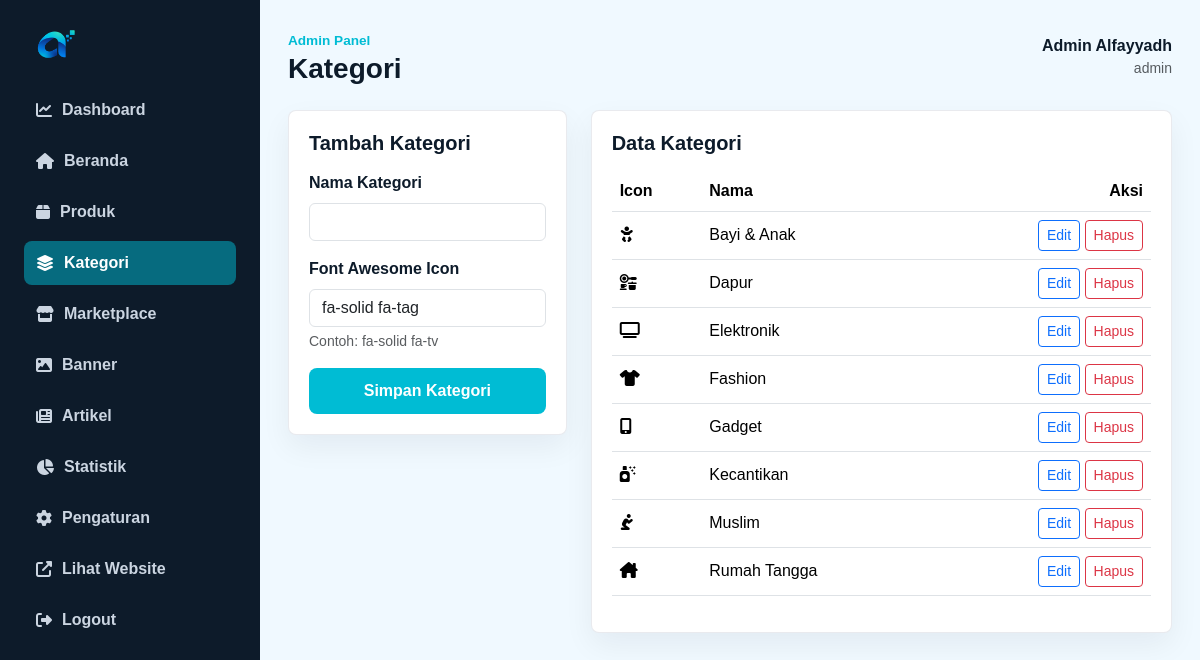
Screenshot of /admin/categories.php (signed in) with the database file from the repository.
### tables this page shows
CREATE TABLE categories (
    id INT AUTO_INCREMENT PRIMARY KEY,
    nama_kategori VARCHAR(100) NOT NULL,
    icon VARCHAR(100) NOT NULL
);

### includes/functions.php (called while the page is built, shortened)
<?php
require_once __DIR__ . '/db.php';
function e($value)
{
    return htmlspecialchars((string) $value, ENT_QUOTES, 'UTF-8');
}
function fetch_all($sql, $params = [])
{
    $stmt = db()->prepare($sql);
    $stmt->execute($params);
    return $stmt->fetchAll();
}
function get_categories()
{
    return fetch_all('SELECT * FROM categories ORDER BY nama_kategori ASC');
}
    ?>

### includes/db.php (called while the page is built, shortened)
<?php
require_once __DIR__ . '/config.php';
function db()
{
    static $pdo = null;
    $dsn = 'mysql:host=' . DB_HOST . ';dbname=' . DB_NAME . ';charset=' . DB_CHARSET;
    try {
        $pdo = new PDO($dsn, DB_USER, DB_PASS, [
            PDO::ATTR_ERRMODE => PDO::ERRMODE_EXCEPTION,
            PDO::ATTR_DEFAULT_FETCH_MODE => PDO::FETCH_ASSOC,
            PDO::ATTR_EMULATE_PREPARES => false,
        ]);
    } catch (PDOException $exception) {
        http_response_code(500);
        echo '<!doctype html><html lang="id"><head><meta charset="utf-8">';
        echo '<title>Koneksi database gagal</title>';
        echo '<link href="https://cdn.jsdelivr.net/npm/bootstrap@5.3.3/dist/css/bootstrap.min.css" rel="stylesheet">';
        echo '</head><body class="bg-light"><main class="container py-5">';
        echo '<div class="alert alert-danger shadow-sm"><h1 class="h4">Koneksi database gagal</h1>';
        echo '<p>Pastikan database <strong>alfayyadh_db</strong> sudah dibuat dan file SQL sudah di-import melalui phpMyAdmin.</p>';
        echo '<p class="mb-0 small text-muted">Detail: ' . htmlspecialchars($exception->getMessage(), ENT_QUOTES, 'UTF-8') . '</p></div>';
        echo '</main></body></html>';
        exit;
    }
    return $pdo;
}

### includes/config.php (called while the page is built, shortened)
<?php
function app_url($path = '') {
    return BASE_URL . ltrim($path, '/');
}

### admin/categories.php (the view, shortened to what this page needs)
<?php
$editId = isset($_GET['id']) ? (int) $_GET['id'] : 0;
$edit = $editId > 0 ? fetch_one('SELECT * FROM categories WHERE id = ?', [$editId]) : null;
$categories = get_categories();
require_once __DIR__ . '/includes/header.php';
?>
<div class="row g-4">
    <div class="col-lg-4">
        <form class="admin-card" method="post">
            <h2 class="h5 fw-bold mb-3"><?= $edit ? 'Edit Kategori' : 'Tambah Kategori' ?></h2>
            <div class="mb-3">
                <label class="form-label fw-bold" for="nama_kategori">Nama Kategori</label>
                <input id="nama_kategori" class="form-control" name="nama_kategori" value="<?= e($edit ? $edit['nama_kategori'] : '') ?>" required>
            </div>
            <div class="mb-3">
                <label class="form-label fw-bold" for="icon">Font Awesome Icon</label>
                <input id="icon" class="form-control" name="icon" value="<?= e($edit ? $edit['icon'] : 'fa-solid fa-tag') ?>" required>
                <div class="form-text">Contoh: fa-solid fa-tv</div>
            </div>
            <button class="btn btn-affiliate w-100" type="submit">Simpan Kategori</button>
        </form>
    </div>
    <div class="col-lg-8">
        <div class="admin-card">
            <h2 class="h5 fw-bold mb-3">Data Kategori</h2>
            <div class="table-responsive">
                <table class="table align-middle">
                    <thead><tr><th>Icon</th><th>Nama</th><th class="text-end">Aksi</th></tr></thead>
                    <tbody>
                        <?php foreach ($categories as $category) : ?>
                            <tr>
                                <td><i class="<?= e($category['icon']) ?>"></i></td>
                                <td><?= e($category['nama_kategori']) ?></td>
                                <td class="text-end">
                                    <a class="btn btn-sm btn-outline-primary" href="<?= e(app_url('admin/categories.php?id=' . (int) $category['id'])) ?>">Edit</a>
                                    <a class="btn btn-sm btn-outline-danger" data-confirm="Hapus kategori ini?" href="<?= e(app_url('admin/categories.php?delete=' . (int) $category['id'])) ?>">Hapus</a>
                                </td>
                            </tr>
                        <?php endforeach; ?>
                    </tbody>
                </table>
            </div>
        </div>
    </div>
</div>
<?php require_once __DIR__ . '/includes/footer.php'; ?>

### assets/css/style.css (style rules this page uses)
:root { --primary: #00bcd4; --primary-dark: #0097a7; --primary-light: #b2ebf2; --primary-rgb: 0, 188, 212; --secondary: #006994; --secondary-dark: #004d6b; --secondary-light: #e0f7fa; --accent: #00e5ff; --accent-dark: #00b8d4; --success: #10b981; --warning: #f59e0b; --danger: #ef4444; --info: #06b6d4; --ink: #0d1b2a; --muted: #64748b; --line: #e2e8f0; --surface: #ffffff; --soft: #f0f9ff; --shadow: 0 16px 40px rgba(13, 27, 42, 0.08); --shadow-glow: 0 0 32px rgba(0, 188, 212, 0.2); }
* { box-sizing: border-box; }
body { margin: 0; background: #f7f8fb; color: var(--ink); font-family: Arial, Helvetica, sans-serif; }
a { color: inherit; text-decoration: none; }
.btn-hero, .btn-affiliate { border: 0; border-radius: 8px; background: var(--primary); color: #fff; font-weight: 800; padding: 11px 20px; }
.product-card, .category-tile, .viral-card, .article-card, .filter-panel, .detail-panel, .compare-card, .admin-card { position: relative; border: 1px solid rgba(229, 231, 235, 0.85); border-radius: 8px; background: var(--surface); box-shadow: 0 12px 30px rgba(17, 24, 39, 0.06); }
.admin-body { min-height: 100vh; background: var(--soft); }
.admin-card { padding: 20px; }

### rows the page displays
categories: nama_kategori "Bayi & Anak"
categories: nama_kategori "Dapur"
categories: nama_kategori "Elektronik"
categories: nama_kategori "Fashion"
categories: nama_kategori "Gadget"
categories: nama_kategori "Kecantikan"
categories: nama_kategori "Muslim"
categories: nama_kategori "Rumah Tangga"

### other values shown
$adminTitle "Kategori"
$admin['nama'] "Admin Alfayyadh"
$admin['role'] "admin"
